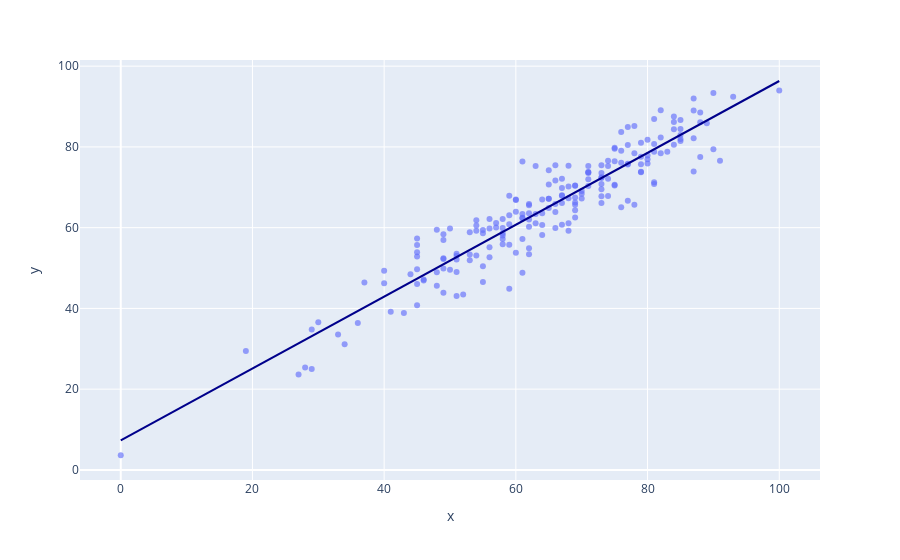

Notebook source saved alongside this figure:
### Code cell
import plotly.express as px
fig = px.scatter(df, x=y_test, y=y_pred, opacity=0.65, trendline='ols', trendline_color_override='darkblue')
fig.show()

### Figure 1 — Plotly figure (JSON) as saved in the notebook; plotly's stock layout.template omitted (floating-point values rounded to 4 significant figures; data arrays with more than 128 entries replaced by an {"elided": "..."} marker saying what was removed)
{"data": [{"hovertemplate": "x=%{x}<br>y=%{y}<extra></extra>", "legendgroup": "", "marker": {"color": "#636efa", "opacity": 0.65, "symbol": "circle"}, "mode": "markers", "name": "", "orientation": "v", "showlegend": false, "type": "scatter", "x": {"elided": "200 int values"}, "xaxis": "x", "y": {"elided": "200 float values"}, "yaxis": "y"}, {"hovertemplate": "<b>OLS trendline</b><br>y = 0.890355 * x + 7.2899<br>R<sup>2</sup>=0.879562<br><br>x=%{x}<br>y=%{y} <b>(trend)</b><extra></extra>", "legendgroup": "", "line": {"color": "darkblue"}, "marker": {"color": "#636efa", "symbol": "circle"}, "mode": "lines", "name": "", "showlegend": false, "type": "scatter", "x": {"elided": "200 int values"}, "xaxis": "x", "y": {"elided": "200 float values"}, "yaxis": "y"}], "layout": {"legend": {"tracegroupgap": 0}, "margin": {"t": 60}, "xaxis": {"anchor": "y", "domain": [0, 1], "title": {"text": "x"}}, "yaxis": {"anchor": "x", "domain": [0, 1], "title": {"text": "y"}}}}
